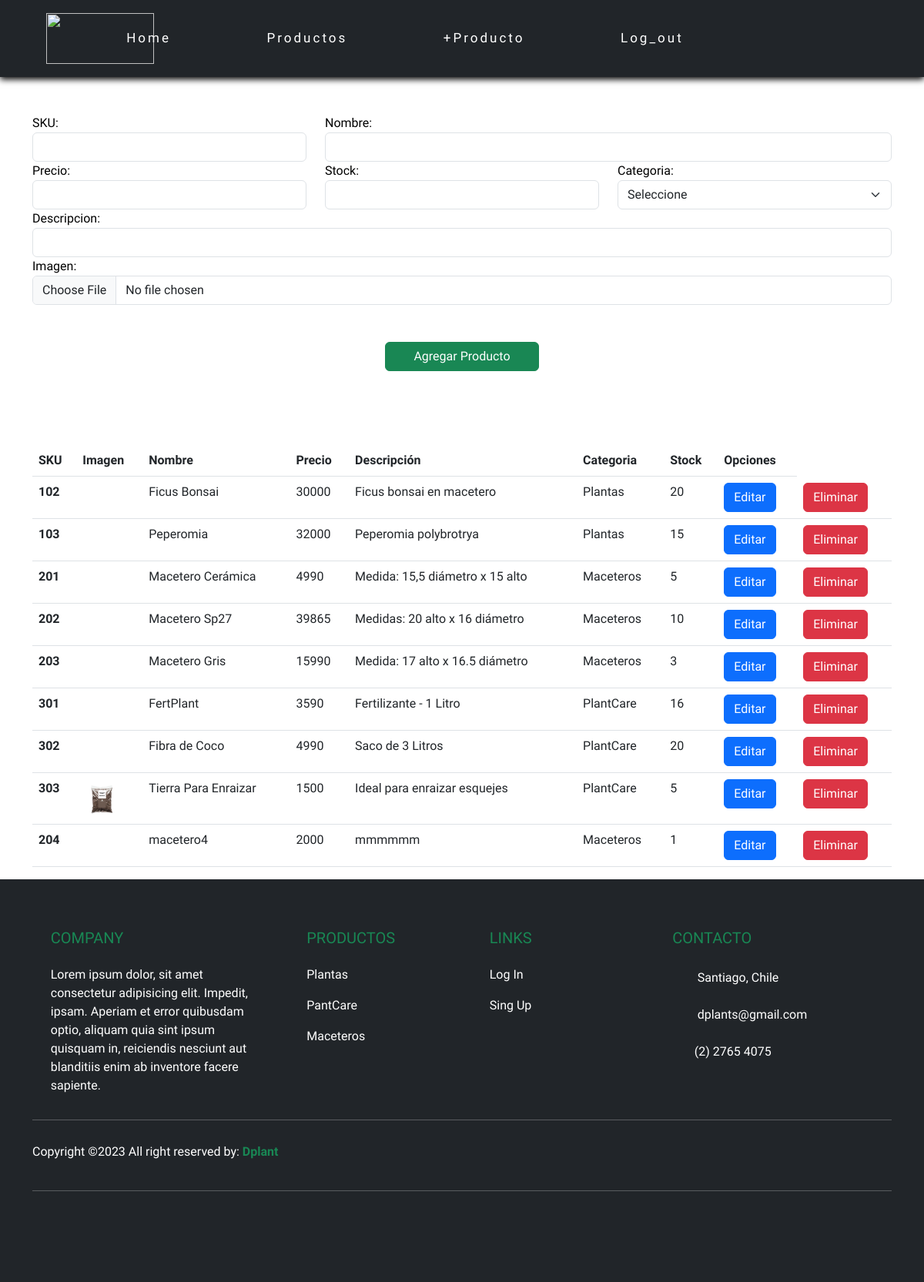
Page /agregarProductoBDD.html/ (signed in) on the committed database.
### apps/Tienda/models.py (models this page shows, shortened)
class Producto(models.Model):
    sku = models.CharField(primary_key=True,max_length=15)
    nombre = models.CharField(max_length=50)
    precio = models.IntegerField()
    stock = models.IntegerField()
    fecha = models.DateField(auto_now_add=True)
    descripcion = models.CharField(max_length=120)
    imagenUrl = models.ImageField(upload_to="imgProducto", null=True)
    categoriaId = models.ForeignKey(Categoria, on_delete=models.CASCADE)

class Categoria(models.Model):
    id_categoria = models.IntegerField(primary_key=True)
    nombre_categoria = models.CharField(max_length=22)

### apps/Tienda/views.py (the view)
# urls.py: path('agregarProductoBDD.html/', cargarAgregarProductos , name='cargar_P_BDD'),
@login_required
def cargarAgregarProductos(request):
    categorias = Categoria.objects.all()
    productos = Producto.objects.all()
    return render(request,"agregarProductoBDD.html",{"cate":categorias,"prod":productos})

### apps/Tienda/templates/agregarProductoBDD.html (shortened to what this page needs)
{% extends './base.html' %}
{% load static %}
{% block body %}
    <div class="container mt-5">
        <form id="formularioAgregar" action="/agregarProductoF" method="POST" enctype="multipart/form-data">{% csrf_token %}
            <div class="row">
                <div class="col-md-4">
                    <label for="txtSku">SKU:</label>
                    <input name="txtSku" id="txtSku" type="text" class="form-control">
                </div>
                <div class="col-md-8">
                    <label for="txtnombre">Nombre:</label>
                    <input name="txtnombre" id="txtnombre" type="text" class="form-control">
                </div>
                <div class="col-md-4">
                    <label for="txtprecio">Precio:</label>
                    <input name="txtprecio" id="txtprecio" type="text" class="form-control">
                </div>
                <div class="col-md-4">
                    <label for="txtStock">Stock:</label>
                    <input name="txtStock" id="txtStock" type="text" class="form-control">
                </div>
                <div class="col-md-4">
                    <label for="cmbCategoria">Categoria:</label>
                    <select id="cmbCategoria" name="cmbCategoria" class="form-select" aria-label="Default select example">
                        <option disabled selected>Seleccione</option>
                    </select>
                </div>
                <div class="col-md-12">
                    <label for="txtDescripcion">Descripcion:</label>
                    <input name="txtDescripcion" id="txtDescripcion" type="text" class="form-control">
                </div>
                <div class="col-md-12">
                    <label for="txtImagen">Imagen:</label>
                    <input name="txtImagen" id="txtImagen" type="file" class="form-control">
                </div>
            </div>
            <div class="row d-flex justify-content-around">
                <button class="btn btn-success mt-5 mb-5" type="submit" style="width: 200px;">Agregar Producto</button>
            </div>
        </form>
    </div>
    <div class="container mt-5">
        <table class="table">
            <thead>
            <tr>
                <th scope="col">SKU</th>
                <th scope="col">Imagen</th>
                <th scope="col">Nombre</th>
                <th scope="col">Precio</th>
                <th scope="col">Descripción</th>
                <th scope="col">Categoria</th>
                <th scope="col">Stock</th>
                <th scope="col">Opciones</th>
            </tr>
            </thead>
            <tbody>
                {% for p in prod %}
            <tr>
                <th scope="row">{{p.sku}}</th>
                <td><img src="{{p.imagenUrl.url}}" alt="" height="50"></td>
                <td>
                    {{p.nombre}}
                </td>
                <td>
                    {{p.precio}}
                </td>
                <td>
                    {{p.descripcion}}
                </td>
                <td>
                    {{p.categoriaId.nombre_categoria}}
                </td>
                <td>
                    {{p.stock}}
                </td>
                <td><a href="/editarProducto/{{p.sku}}" class="btn btn-primary">Editar</a></td>
                <td><a href="/eliminarProducto/{{p.sku}}" class="btn btn-danger">Eliminar</a></td>
            </tr>
                {% endfor %}
            </tbody>
        </table>
    </div>
{% endblock %}

### apps/Tienda/static/css/style.css (style rules this page uses)
body { font-family: 'Wix Madefor Display', sans-serif; overflow-x: hidden; }
a { text-decoration: none; color: currentColor; }
body { color: var(--text); background-color: var(--background); }

### rows in the picture
Producto: sku "102", nombre "Ficus Bonsai", precio "30000", descripcion "Ficus bonsai en macetero", categoriaId.nombre_categoria "Plantas", stock "20"
Producto: sku "103", nombre "Peperomia", precio "32000", descripcion "Peperomia polybrotrya", categoriaId.nombre_categoria "Plantas", stock "15"
Producto: sku "201", nombre "Macetero Cerámica", precio "4990", descripcion "Medida: 15,5 diámetro x 15 alto", categoriaId.nombre_categoria "Maceteros", stock "5"
Producto: sku "202", nombre "Macetero Sp27", precio "39865", descripcion "Medidas: 20 alto x 16 diámetro", categoriaId.nombre_categoria "Maceteros", stock "10"
Producto: sku "203", nombre "Macetero Gris", precio "15990", descripcion "Medida: 17 alto x 16.5 diámetro", categoriaId.nombre_categoria "Maceteros", stock "3"
Producto: sku "301", nombre "FertPlant", precio "3590", descripcion "Fertilizante - 1 Litro", categoriaId.nombre_categoria "PlantCare", stock "16"
Producto: sku "302", nombre "Fibra de Coco", precio "4990", descripcion "Saco de 3 Litros", categoriaId.nombre_categoria "PlantCare", stock "20"
Producto: sku "303", imagenUrl (picture), nombre "Tierra Para Enraizar", precio "1500", descripcion "Ideal para enraizar esquejes", categoriaId.nombre_categoria "PlantCare", stock "5"
Producto: sku "204", nombre "macetero4", precio "2000", descripcion "mmmmmm", categoriaId.nombre_categoria "Maceteros", stock "1"
